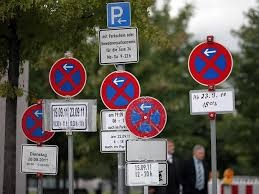
#> input picture Bilder/Verkehrsschilder.jpg, 259 x 194 px, found by its file name
$ python opencv3.py
#> lines starting #> are read from the running program, lines starting #| are printed output that depends on the picture
import cv2
img = cv2.imread('Bilder/Verkehrsschilder.jpg',cv2.IMREAD_GRAYSCALE)
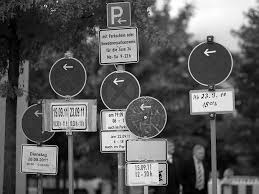
#> img: shape (194, 259); min 0, max 255, mean 89.6
cv2.imshow('myimg',img)
k = cv2.waitKey(0)
#> (key Esc is pressed here)
if k == 27:
    cv2.destroyAllWindows()
elif k== ord('s'):
    cv2.imwrite('pictur_out2.jpg',img)
    cv2.destroyAllWindows()

$ run again, with Bilder/geschwindigkeit2.jpg copied over Bilder/Verkehrsschilder.jpg
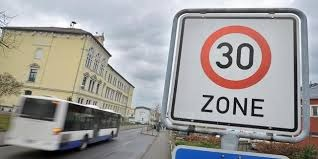
#> input picture Bilder/geschwindigkeit2.jpg, 318 x 159 px, found by its file name
#> `img = cv2.imread('Bilder/Verkehrsschilder.jpg',cv2.IMREAD_GRAYSCALE)`:
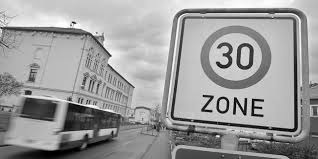
#> img: shape (159, 318); min 0, max 255, mean 155.5
